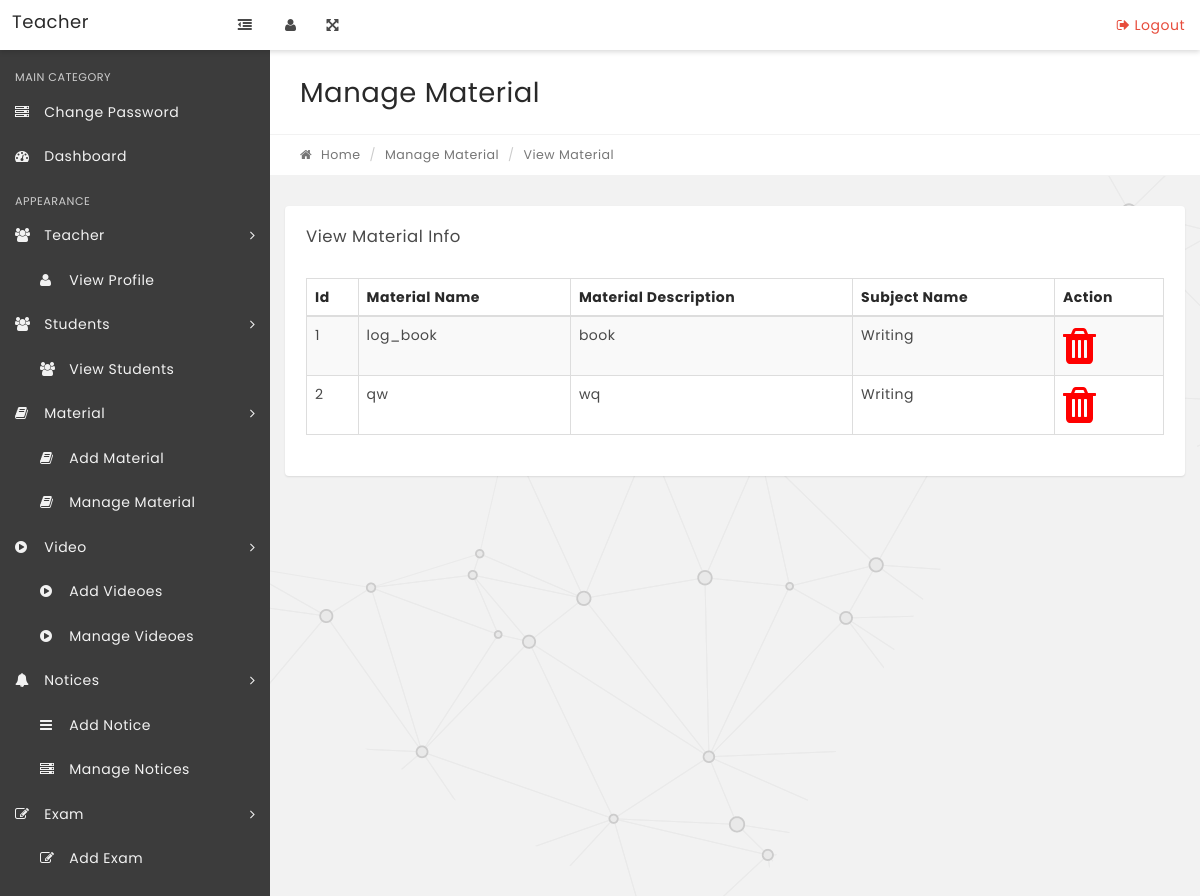
The app's page /Teacher/manage-material.php (signed in) with its own data.
### tables this page shows
CREATE TABLE `material` (
  `material_id` int(11) NOT NULL,
  `material_name` varchar(100) NOT NULL,
  `description` varchar(255) DEFAULT NULL,
  `sub_id` int(11) DEFAULT NULL,
  `pdf_path` varchar(255) DEFAULT NULL
);

CREATE TABLE `subject` (
  `sub_id` int(11) NOT NULL,
  `sub_name` varchar(100) NOT NULL,
  `module_id` int(11) DEFAULT NULL,
  `description` varchar(255) DEFAULT NULL
);

### Teacher/manage-material.php (the view, shortened to what this page needs)
<?php
include('includes/config.php');
if (!isset($_SESSION['role']) || $_SESSION['role'] !== 'teacher') {
    header("location:../login.php");
    exit;
} else {
?>
    <!DOCTYPE html>
    <html lang="en">
    <head>
        <link rel="stylesheet" href="css/bootstrap.min.css" media="screen">
        <link rel="stylesheet" href="css/font-awesome.min.css" media="screen">
        <link rel="stylesheet" href="css/animate-css/animate.min.css" media="screen">
        <link rel="stylesheet" href="css/lobipanel/lobipanel.min.css" media="screen">
        <link rel="stylesheet" href="css/prism/prism.css" media="screen">
        <link rel="stylesheet" type="text/css" href="js/DataTables/datatables.min.css" />
        <link rel="stylesheet" href="css/main.css" media="screen">
    </head>
    <body class="top-navbar-fixed">
        <div class="main-wrapper">
            <?php include('includes/topbar.php'); ?>
            <div class="content-wrapper">
                <div class="content-container">
                    <?php include('includes/leftbar.php'); ?>
                    <div class="main-page">
                        <div class="container-fluid">
                            <div class="row page-title-div">
                                <div class="col-md-6">
                                    <h2 class="title">Manage Material</h2>
                                </div>
                            </div>
                            <div class="row breadcrumb-div">
                                <div class="col-md-6">
                                    <ul class="breadcrumb">
                                        <li><a href="dashboard.php"><i class="fa fa-home"></i> Home</a></li>
                                        <li>Manage Material</li>
                                        <li class="active">View Material</li>
                                    </ul>
                                </div>
                            </div>
                        </div>
                        <section class="section">
                            <div class="container-fluid">
                                <div class="row">
                                    <div class="col-md-12">
                                        <div class="panel">
                                            <div class="panel-heading">
                                                <div class="panel-title">
                                                    <h5>View Material Info</h5>
                                                </div>
                                            </div>
                                            <div class="panel-body p-20">
                                                <table id="example" class="display table table-striped table-bordered" cellspacing="0" width="100%">
                                                    <thead>
                                                        <tr>
                                                            <th>Id</th>
                                                            <th>Material Name</th>
                                                            <th>Material Description</th>
                                                            <th>Subject Name</th>
                                                            <th>Action</th>
                                                        </tr>
                                                    </thead>
                                                    <tbody>
                                                        <?php $sql = "SELECT m.material_id,m.material_name,m.description,s.sub_name
                                                        from material m
                                                        join subject s ON m.sub_id = s.sub_id";
                                                        $query = $dbh->prepare($sql);
                                                        $query->execute();
                                                        $results = $query->fetchAll(PDO::FETCH_OBJ);
                                                        $cnt = 1;
                                                        if ($query->rowCount() > 0) {
                                                            foreach ($results as $result) {   ?>
                                                                <tr>
                                                                    <td><?php echo htmlentities($cnt); ?></td>
                                                                    <td><?php echo htmlentities($result->material_name); ?></td>
                                                                    <td><?php echo htmlentities($result->description); ?></td>
                                                                    <td><?php echo htmlentities($result->sub_name); ?></td>
                                                                    <td>
                                                                       <a href="manage-material.php?material_id=<?php echo htmlentities($result->id); ?>" onclick="return confirm('Do you really want to delete the notice?');">
                                                                            <i class="fa fa-trash fa-3x" title="Delete this Record" style="color:red;"></i> </a>
                                                                    </td>
                                                                </tr>
                                                        <?php $cnt = $cnt + 1;
                                                            }
                                                        } ?>
                                                    </tbody>
                                                </table>
                                            </div>
                                        </div>
                                    </div>
                                </div>
                            </div>
                        </section>
                    </div>
                </div>
            </div>
        </div>
    </body>
    </html>
<?php } ?>

### records on screen
material: material_name "log_book", description "book", sub.sub_name "Writing"
material: material_name "qw", description "wq", sub.sub_name "Writing"
